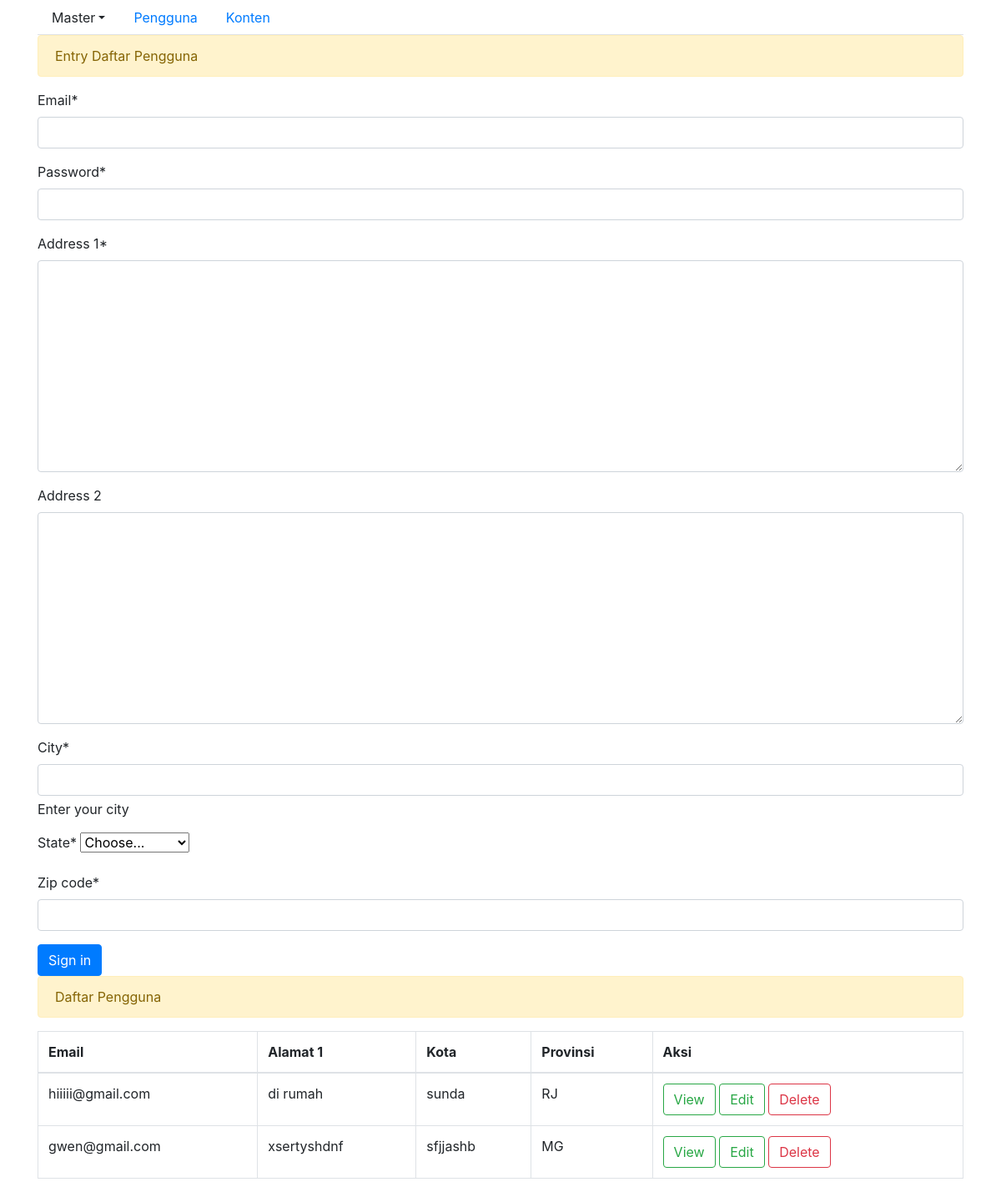
The page /pengguna/ on the database its author committed.
### data_entry/models.py (models this page shows, shortened)
class Pengguna(models.Model):
    email = models.EmailField()
    password = models.CharField(max_length=100)
    address_1 = models.TextField()
    address_2 = models.TextField(null=True, blank=True)
    city = models.CharField(max_length=20, help_text='Enter your city')
    state = models.TextField()
    zip_code = models.CharField(max_length=7)
    tanggal_join = models.DateField(auto_now=True)  # Tanggal bergabung

### data_entry/views.py (the view)
# urls.py: path('pengguna/', views.set_pengguna, name='set_pengguna'),
def set_pengguna(request):
    list_pengguna = Pengguna.objects.all().order_by('-id')
    context = None
    form = PenggunaForm(None)
    email_p = None
    if request.method == "POST":
        form = PenggunaForm(request.POST)
        if form.is_valid():
            email = form.cleaned_data['email']
            request.session['email'] = email
            request.session.modified = True
            form.save()
            list_pengguna = Pengguna.objects.all().order_by('-id')
            context = {
                'form': form,
                'list_pengguna' : list_pengguna,
                'email_p' : email_p,
            }
            return render(request, 'data_entry/input_data_1.html',context)
    else:
        context = {
            'form': form,
            'list_pengguna' : list_pengguna,
        }
    return render(request, 'data_entry/input_data_1.html',context)

### data_entry/forms.py
class PenggunaForm(forms.ModelForm):
    state = forms.ChoiceField(choices=STATES)
    class Meta:
        model = Pengguna
        exclude = ['tanggal_join',]

### data_entry/templates/data_entry/input_data_1.html (shortened to what this page needs)
{% extends 'base.html' %}
{% load crispy_forms_tags %}
{% block content %}
<div class="alert alert-warning" role="alert">
    Entry Daftar Pengguna
</div>
<form method="post">
    {{ form|crispy }}
    <button type="submit" class="btn btn-primary">Sign in</button>
</form>
<div class="alert alert-warning" role="alert">
    Daftar Pengguna
</div>
<table class="table table-bordered" id="data_entry_tbl">
    <thead>
        <tr>
            <th scope="col">Email</th>
            <th scope="col">Alamat 1</th>
            <th scope="col">Kota</th>
            <th scope="col">Provinsi</th>
            <th scope="col">Aksi</th>
        </tr>
    </thead>
    <tbody>
        {% for pengguna in list_pengguna %}
        <tr class="record">
            <td><label>{{ pengguna.email }}</label></td>
            <td><label>{{ pengguna.address_1 }}</label></td>
            <td><label>{{ pengguna.city }}</label></td>
            <td><label>{{ pengguna.state }}</label></td>
            <td>
                <form method="post" action="{% url 'data_entry:delete_pengguna' pengguna.id %}" onsubmit="return confirm('Apakah kamu yakin ingin menghapus pengguna ini?');">
                    <a href="{% url 'data_entry:view_pengguna' pengguna.id %}" class="btn btn-outline-success">View</a>
                    <a href="{% url 'data_entry:update_pengguna' pengguna.id %}" class="btn btn-outline-success">Edit</a>
                    <button type="submit" class="btn btn-outline-danger">Delete</button>
                </form>
            </td>
        </tr>
        {% endfor %}
    </tbody>
</table>
{% endblock %}

### rows shown on the page
Pengguna: email "hiiiii@gmail.com", address_1 "di rumah", city "sunda", state "RJ"
Pengguna: email "gwen@gmail.com", address_1 "xsertyshdnf", city "sfjjashb", state "MG"
